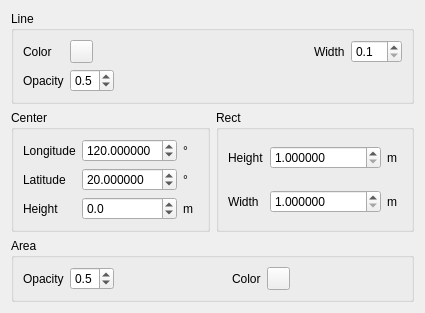
<?xml version="1.0" encoding="UTF-8"?>
<ui version="4.0">
 <class>rect_style_widget</class>
 <widget class="QWidget" name="rect_style_widget">
  <property name="geometry">
   <rect>
    <x>0</x>
    <y>0</y>
    <width>390</width>
    <height>276</height>
   </rect>
  </property>
  <property name="windowTitle">
   <string>RectStyleWidget</string>
  </property>
  <layout class="QGridLayout" name="gridLayout_4">
   <item row="0" column="0" colspan="2">
    <widget class="QGroupBox" name="lineStyleGroup">
     <property name="title">
      <string>Line</string>
     </property>
     <layout class="QGridLayout" name="gridLayout">
      <item row="0" column="0" rowspan="2">
       <layout class="QVBoxLayout" name="verticalLayout">
        <item>
         <widget class="QLabel" name="label_2">
          <property name="maximumSize">
           <size>
            <width>16777215</width>
            <height>16777215</height>
           </size>
          </property>
          <property name="text">
           <string>Color</string>
          </property>
         </widget>
        </item>
        <item>
         <widget class="QLabel" name="label_6">
          <property name="maximumSize">
           <size>
            <width>16777215</width>
            <height>16777215</height>
           </size>
          </property>
          <property name="text">
           <string>Opacity</string>
          </property>
         </widget>
        </item>
       </layout>
      </item>
      <item row="0" column="1">
       <layout class="QHBoxLayout" name="horizontalLayout">
        <item>
         <widget class="QToolButton" name="lineColorBtn">
          <property name="maximumSize">
           <size>
            <width>23</width>
            <height>23</height>
           </size>
          </property>
          <property name="text">
           <string/>
          </property>
          <property name="popupMode">
           <enum>QToolButton::DelayedPopup</enum>
          </property>
         </widget>
        </item>
        <item>
         <spacer name="horizontalSpacer">
          <property name="orientation">
           <enum>Qt::Horizontal</enum>
          </property>
          <property name="sizeHint" stdset="0">
           <size>
            <width>40</width>
            <height>20</height>
           </size>
          </property>
         </spacer>
        </item>
        <item>
         <widget class="QLabel" name="label_4">
          <property name="maximumSize">
           <size>
            <width>16777215</width>
            <height>16777215</height>
           </size>
          </property>
          <property name="text">
           <string>Width</string>
          </property>
         </widget>
        </item>
        <item>
         <widget class="QDoubleSpinBox" name="lineWidthSpin">
          <property name="maximumSize">
           <size>
            <width>16777215</width>
            <height>16777215</height>
           </size>
          </property>
          <property name="decimals">
           <number>1</number>
          </property>
          <property name="minimum">
           <double>0.100000000000000</double>
          </property>
          <property name="maximum">
           <double>10.000000000000000</double>
          </property>
          <property name="singleStep">
           <double>0.100000000000000</double>
          </property>
         </widget>
        </item>
       </layout>
      </item>
      <item row="1" column="1">
       <layout class="QHBoxLayout" name="horizontalLayout_2">
        <item>
         <widget class="QDoubleSpinBox" name="lineTransparantSpin">
          <property name="maximumSize">
           <size>
            <width>16777215</width>
            <height>16777215</height>
           </size>
          </property>
          <property name="decimals">
           <number>1</number>
          </property>
          <property name="maximum">
           <double>1.000000000000000</double>
          </property>
          <property name="singleStep">
           <double>0.100000000000000</double>
          </property>
          <property name="value">
           <double>0.500000000000000</double>
          </property>
         </widget>
        </item>
        <item>
         <spacer name="horizontalSpacer_2">
          <property name="orientation">
           <enum>Qt::Horizontal</enum>
          </property>
          <property name="sizeHint" stdset="0">
           <size>
            <width>40</width>
            <height>20</height>
           </size>
          </property>
         </spacer>
        </item>
       </layout>
      </item>
     </layout>
    </widget>
   </item>
   <item row="1" column="0">
    <widget class="QGroupBox" name="groupBox">
     <property name="title">
      <string>Center</string>
     </property>
     <layout class="QGridLayout" name="gridLayout_2">
      <item row="0" column="0">
       <layout class="QVBoxLayout" name="verticalLayout_2">
        <item>
         <widget class="QLabel" name="label_10">
          <property name="text">
           <string>Longitude</string>
          </property>
         </widget>
        </item>
        <item>
         <widget class="QLabel" name="label_11">
          <property name="text">
           <string>Latitude</string>
          </property>
         </widget>
        </item>
        <item>
         <widget class="QLabel" name="label_12">
          <property name="text">
           <string>Height</string>
          </property>
         </widget>
        </item>
       </layout>
      </item>
      <item row="0" column="1">
       <layout class="QVBoxLayout" name="verticalLayout_3">
        <item>
         <layout class="QHBoxLayout" name="horizontalLayout_4">
          <item>
           <widget class="QDoubleSpinBox" name="clongitudeSpin">
            <property name="decimals">
             <number>6</number>
            </property>
            <property name="minimum">
             <double>-180.000000000000000</double>
            </property>
            <property name="maximum">
             <double>180.000000000000000</double>
            </property>
            <property name="value">
             <double>120.000000000000000</double>
            </property>
           </widget>
          </item>
          <item>
           <widget class="QLabel" name="label">
            <property name="minimumSize">
             <size>
              <width>15</width>
              <height>0</height>
             </size>
            </property>
            <property name="maximumSize">
             <size>
              <width>15</width>
              <height>16777215</height>
             </size>
            </property>
            <property name="text">
             <string>°</string>
            </property>
           </widget>
          </item>
         </layout>
        </item>
        <item>
         <layout class="QHBoxLayout" name="horizontalLayout_6">
          <item>
           <widget class="QDoubleSpinBox" name="clatitudeSpin">
            <property name="decimals">
             <number>6</number>
            </property>
            <property name="minimum">
             <double>-90.000000000000000</double>
            </property>
            <property name="maximum">
             <double>90.000000000000000</double>
            </property>
            <property name="value">
             <double>20.000000000000000</double>
            </property>
           </widget>
          </item>
          <item>
           <widget class="QLabel" name="label_8">
            <property name="minimumSize">
             <size>
              <width>15</width>
              <height>0</height>
             </size>
            </property>
            <property name="maximumSize">
             <size>
              <width>15</width>
              <height>16777215</height>
             </size>
            </property>
            <property name="text">
             <string>°</string>
            </property>
           </widget>
          </item>
         </layout>
        </item>
        <item>
         <layout class="QHBoxLayout" name="horizontalLayout_7">
          <item>
           <widget class="QDoubleSpinBox" name="cheightSpin">
            <property name="decimals">
             <number>1</number>
            </property>
            <property name="minimum">
             <double>-999999999.000000000000000</double>
            </property>
            <property name="maximum">
             <double>999999999.000000000000000</double>
            </property>
            <property name="value">
             <double>0.000000000000000</double>
            </property>
           </widget>
          </item>
          <item>
           <widget class="QLabel" name="label_hei">
            <property name="minimumSize">
             <size>
              <width>15</width>
              <height>0</height>
             </size>
            </property>
            <property name="maximumSize">
             <size>
              <width>15</width>
              <height>16777215</height>
             </size>
            </property>
            <property name="text">
             <string>m</string>
            </property>
           </widget>
          </item>
         </layout>
        </item>
       </layout>
      </item>
     </layout>
    </widget>
   </item>
   <item row="1" column="1">
    <widget class="QGroupBox" name="groupBox_2">
     <property name="title">
      <string>Rect</string>
     </property>
     <layout class="QGridLayout" name="gridLayout_3">
      <item row="0" column="0">
       <layout class="QVBoxLayout" name="verticalLayout_4">
        <item>
         <widget class="QLabel" name="label_7">
          <property name="maximumSize">
           <size>
            <width>16777215</width>
            <height>16777215</height>
           </size>
          </property>
          <property name="text">
           <string>Height</string>
          </property>
         </widget>
        </item>
        <item>
         <widget class="QLabel" name="label_9">
          <property name="text">
           <string>Width</string>
          </property>
         </widget>
        </item>
       </layout>
      </item>
      <item row="0" column="1">
       <layout class="QVBoxLayout" name="verticalLayout_5">
        <item>
         <layout class="QHBoxLayout" name="horizontalLayout_8">
          <item>
           <widget class="QDoubleSpinBox" name="rectLengthSpin">
            <property name="decimals">
             <number>6</number>
            </property>
            <property name="minimum">
             <double>1.000000000000000</double>
            </property>
            <property name="maximum">
             <double>999999999.000000000000000</double>
            </property>
            <property name="singleStep">
             <double>1.000000000000000</double>
            </property>
            <property name="value">
             <double>1.000000000000000</double>
            </property>
           </widget>
          </item>
          <item>
           <widget class="QLabel" name="label_13">
            <property name="minimumSize">
             <size>
              <width>15</width>
              <height>0</height>
             </size>
            </property>
            <property name="maximumSize">
             <size>
              <width>15</width>
              <height>16777215</height>
             </size>
            </property>
            <property name="text">
             <string>m</string>
            </property>
           </widget>
          </item>
         </layout>
        </item>
        <item>
         <layout class="QHBoxLayout" name="horizontalLayout_9">
          <item>
           <widget class="QDoubleSpinBox" name="rectWidthSpin">
            <property name="decimals">
             <number>6</number>
            </property>
            <property name="minimum">
             <double>1.000000000000000</double>
            </property>
            <property name="maximum">
             <double>999999999.000000000000000</double>
            </property>
           </widget>
          </item>
          <item>
           <widget class="QLabel" name="label_14">
            <property name="minimumSize">
             <size>
              <width>15</width>
              <height>0</height>
             </size>
            </property>
            <property name="maximumSize">
             <size>
              <width>15</width>
              <height>16777215</height>
             </size>
            </property>
            <property name="text">
             <string>m</string>
            </property>
           </widget>
          </item>
         </layout>
        </item>
       </layout>
      </item>
     </layout>
    </widget>
   </item>
   <item row="2" column="0" colspan="2">
    <widget class="QGroupBox" name="polygonStyleGroup">
     <property name="maximumSize">
      <size>
       <width>16777215</width>
       <height>100</height>
      </size>
     </property>
     <property name="title">
      <string>Area</string>
     </property>
     <layout class="QHBoxLayout" name="horizontalLayout_5">
      <item>
       <layout class="QHBoxLayout" name="horizontalLayout_3">
        <item>
         <widget class="QLabel" name="label_5">
          <property name="maximumSize">
           <size>
            <width>16777215</width>
            <height>16777215</height>
           </size>
          </property>
          <property name="text">
           <string>Opacity</string>
          </property>
         </widget>
        </item>
        <item>
         <widget class="QDoubleSpinBox" name="rectTransparantSpin">
          <property name="maximumSize">
           <size>
            <width>16777215</width>
            <height>16777215</height>
           </size>
          </property>
          <property name="decimals">
           <number>1</number>
          </property>
          <property name="maximum">
           <double>1.000000000000000</double>
          </property>
          <property name="singleStep">
           <double>0.100000000000000</double>
          </property>
          <property name="value">
           <double>0.500000000000000</double>
          </property>
         </widget>
        </item>
        <item>
         <spacer name="horizontalSpacer_3">
          <property name="orientation">
           <enum>Qt::Horizontal</enum>
          </property>
          <property name="sizeHint" stdset="0">
           <size>
            <width>40</width>
            <height>20</height>
           </size>
          </property>
         </spacer>
        </item>
        <item>
         <widget class="QLabel" name="label_3">
          <property name="text">
           <string>Color</string>
          </property>
         </widget>
        </item>
        <item>
         <widget class="QToolButton" name="rectColorBtn">
          <property name="maximumSize">
           <size>
            <width>23</width>
            <height>23</height>
           </size>
          </property>
          <property name="text">
           <string/>
          </property>
         </widget>
        </item>
        <item>
         <spacer name="horizontalSpacer_4">
          <property name="orientation">
           <enum>Qt::Horizontal</enum>
          </property>
          <property name="sizeHint" stdset="0">
           <size>
            <width>40</width>
            <height>20</height>
           </size>
          </property>
         </spacer>
        </item>
       </layout>
      </item>
     </layout>
    </widget>
   </item>
  </layout>
 </widget>
 <resources/>
 <connections/>
</ui>
